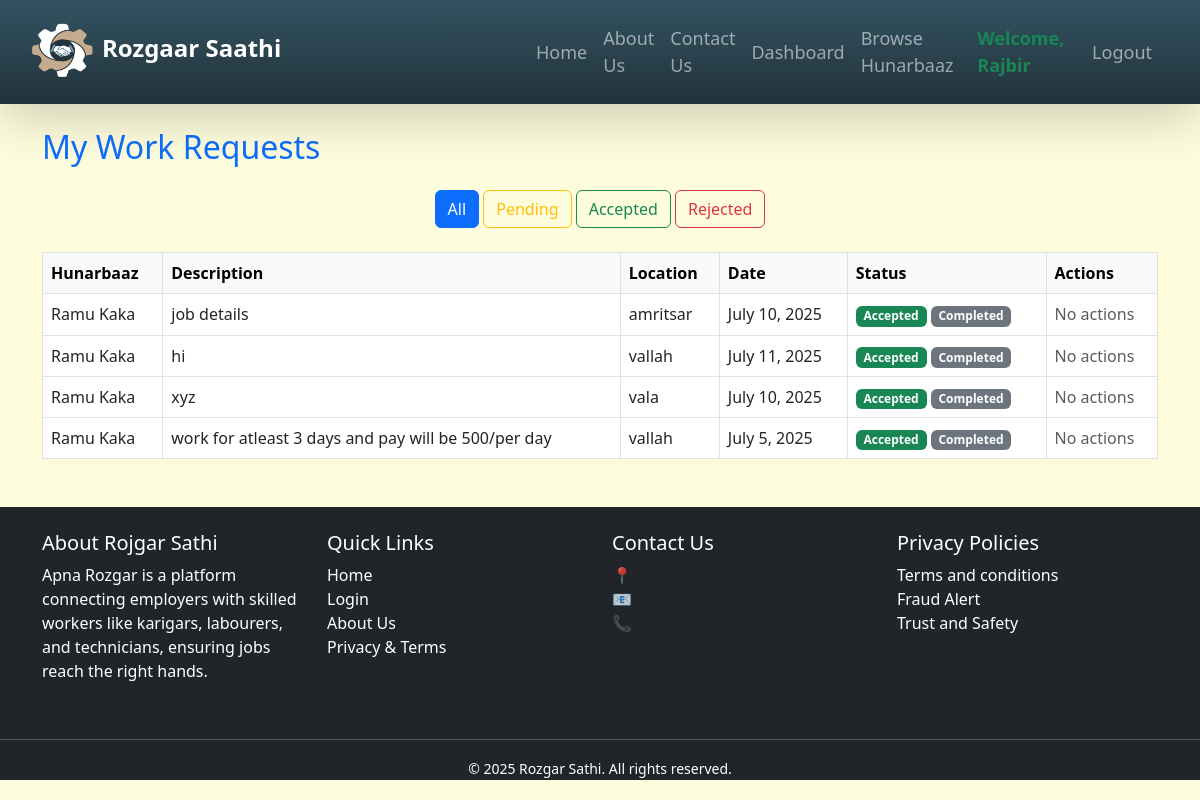
Before: /client/requests/ (signed in) with the older database file.
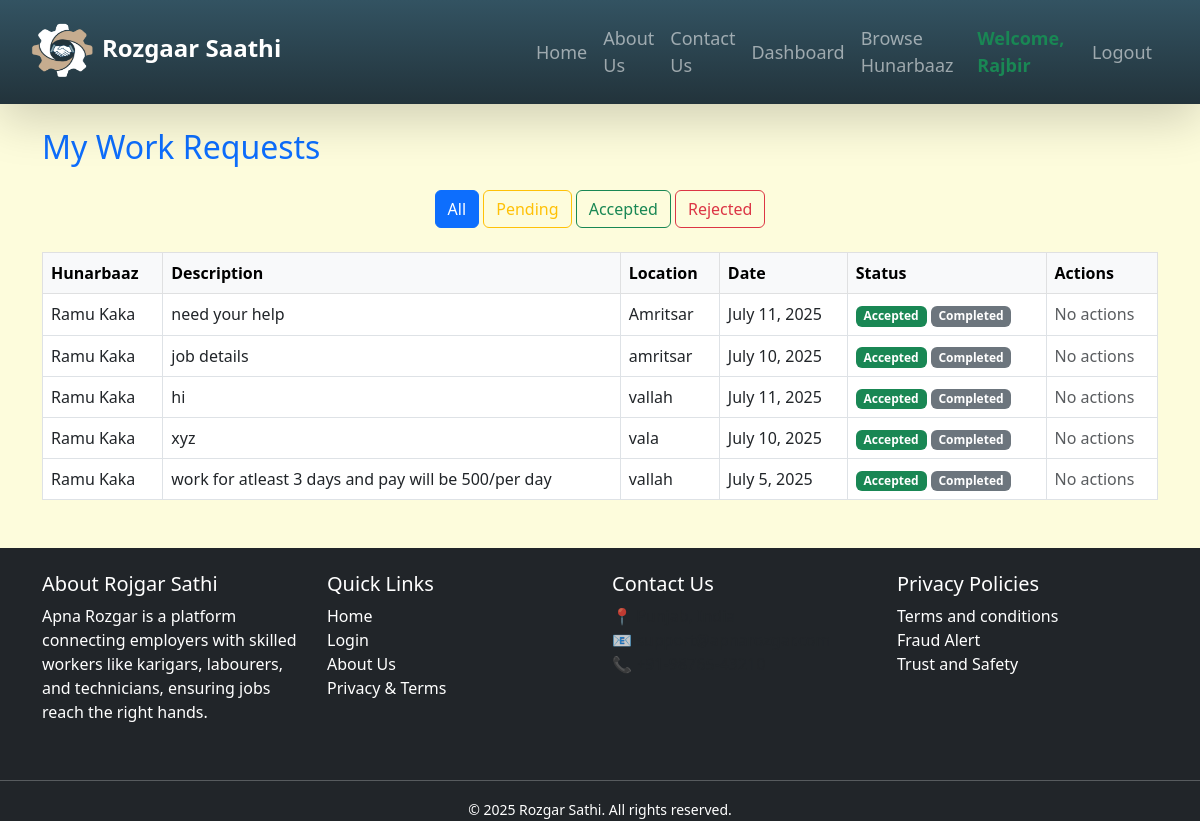
After: the same page with the newer database file.
### client/models.py (models this page shows, shortened)
class PostRequest(models.Model):
    client = models.ForeignKey(User, on_delete=models.CASCADE, related_name='sent_requests')
    hunarbaaz = models.ForeignKey('hunarbaaz.Hunarbaaz', on_delete=models.CASCADE, related_name='received_requests')
    job_description = models.TextField()
    location = models.CharField(max_length=100)
    scheduled_date = models.DateField()
    is_accepted = models.BooleanField(null=True, blank=True)
    is_completed = models.BooleanField(default=False)
    created_at = models.DateTimeField(auto_now_add=True)
    rating = models.PositiveIntegerField(validators=[MinValueValidator(1), MaxValueValidator(5)], null=True, blank=True)
    review = models.TextField(null=True, blank=True)
    rating = models.DecimalField(
    max_digits=2,
    decimal_places=1,
    validators=[MinValueValidator(Decimal('1.0')), MaxValueValidator(Decimal('5.0'))],
    null=True,
    blank=True
)

### hunarbaaz/models.py (models this page shows, shortened)
class Hunarbaaz(models.Model):
    SKILL_CHOICES = [
        ('', 'Tell us your skill'),  # placeholder
        ('Construction', 'Construction'),
        ('Electrician', 'Electrician'),
        ('Painter', 'Painter'),
        ('Domestic Worker', 'Domestic Worker'),
        ('Plumber', 'Plumber'),
        ('Carpenter', 'Carpenter'),
        ('Electronics Repair', 'Electronics Repair'),
        ('Mechanic', 'Mechanic'),
        ('Others', 'Others'),
    ]
    locations=[
        ('','select you location'),
        ('Vallah/Verka','Vallah/Verka'),
        ('Hall Bazaar','Hall Bazaar'),
        ('Ranjit-Avenue','Ranjit-Avenue'),
        ('Company-bagh','Company-bagh'),
        ('Golden-gate','Golden-gate'),
        ('Putlighar','Putlighar'),
        ('Ramgharia gate','Ramgharia gate'),
        ('Batala-road','Batala-road'),
        ('Majitha-road','Majitha-road'),
        ('Ram Bagh','Ram Bagh'),
        ('other','other')
    ]
    user = models.OneToOneField(User, on_delete=models.CASCADE)
    password_plain = models.CharField(max_length=128, blank=True, null=True)
    full_name = models.CharField(max_length=100)
    mobile = models.CharField(max_length=15)
    skill = models.CharField(max_length=50, choices=SKILL_CHOICES)
    location = models.CharField(max_length=100, choices=locations)
    experience = models.PositiveIntegerField(help_text="Years of experience")
    aadhaar_number = models.CharField(max_length=12,unique=True,validators=[aadhaar_validator])
    profile_pic = models.ImageField(upload_to='hunarbaaz/profile_pics/', null=True, blank=True)
    work_sample = models.ImageField(upload_to='hunarbaaz/work_samples/', null=True, blank=True)
    is_verified = models.BooleanField(default=False)
    created_at = models.DateTimeField(auto_now_add=True)

### client/views.py (the view)
# urls.py: path('requests/', views.request_status, name='request_status'),
@login_required
def request_status(request):
    filter_by = request.GET.get("status", "all")
    base_qs = PostRequest.objects.filter(client=request.user).order_by("-created_at")
    if filter_by == "pending":
        requests = base_qs.filter(is_accepted__isnull=True)
    elif filter_by == "accepted":
        requests = base_qs.filter(is_accepted=True)
    elif filter_by == "rejected":
        requests = base_qs.filter(is_accepted=False)
    else:
        requests = base_qs
    context = {
        "requests": requests,
        "filter_by": filter_by,
    }
    return render(request, "client/request_status.html", context)

### client/templates/client/request_status.html
{% extends 'base/base.html' %}
{% block content %}
<div class="container mt-4"> <h2 class="text-primary mb-4">My Work Requests</h2>  <div class="mb-4 text-center"> <a href="?status=all" class="btn btn-outline-primary {% if filter_by == 'all' %}active{% endif %}">All</a> <a href="?status=pending" class="btn btn-outline-warning {% if filter_by == 'pending' %}active{% endif %}">Pending</a> <a href="?status=accepted" class="btn btn-outline-success {% if filter_by == 'accepted' %}active{% endif %}">Accepted</a> <a href="?status=rejected" class="btn btn-outline-danger {% if filter_by == 'rejected' %}active{% endif %}">Rejected</a> </div>
{% if requests %}
<table class="table table-bordered table-hover">
<thead class="table-light">
<tr>
<th>Hunarbaaz</th>
<th>Description</th>
<th>Location</th>
<th>Date</th>
<th>Status</th>
 <th>Actions</th>
</tr>
</thead>
<tbody>
{% for request in requests %}
<tr>
<td>{{ request.hunarbaaz.full_name }}</td>
<td>{{ request.job_description }}</td>
<td>{{ request.location }}</td>
<td>{{ request.scheduled_date }}</td>
<td>
{% if request.is_accepted == True %}
<span class="badge bg-success">Accepted</span>
{% elif request.is_accepted == False %}
<span class="badge bg-danger">Rejected</span>
{% else %}
<span class="badge bg-warning text-dark">Pending</span>
{% endif %}
 {% if request.is_accepted %}
  {% if not request.is_completed %}
    <a href="{% url 'client:mark_completed' request.id %}" class="btn btn-sm btn-outline-success">Mark as Completed</a>
  {% else %}
    <span class="badge bg-secondary">Completed</span>
  {% endif %}
{% endif %}
</td>
<td>
  {% if request.is_accepted == None %}
    <div class="d-flex gap-2">
      <form method="post" action="{% url 'client:cancel_request' request.id %}">
        {% csrf_token %}
        <button type="submit" class="btn btn-sm btn-outline-danger">Cancel</button>
      </form>
      <a href="{% url 'client:reschedule_request' request.id %}" class="btn btn-sm btn-outline-secondary">Reschedule</a>
    </div>
  {% else %}
    <span class="text-muted">No actions</span>
  {% endif %}
</td>
 </tr>
{% endfor %}
</tbody>
</table>
{% else %}
<p class="text-muted text-center">No {{ filter_by }} requests found.</p>
{% endif %}
</div> {% endblock %}

Changed rows visible on the page:
added PostRequest: hunarbaaz.full_name "Ramu Kaka", job_description "need your help", location "Amritsar", scheduled_date "July 11, 2025", is_accepted "Accepted"
